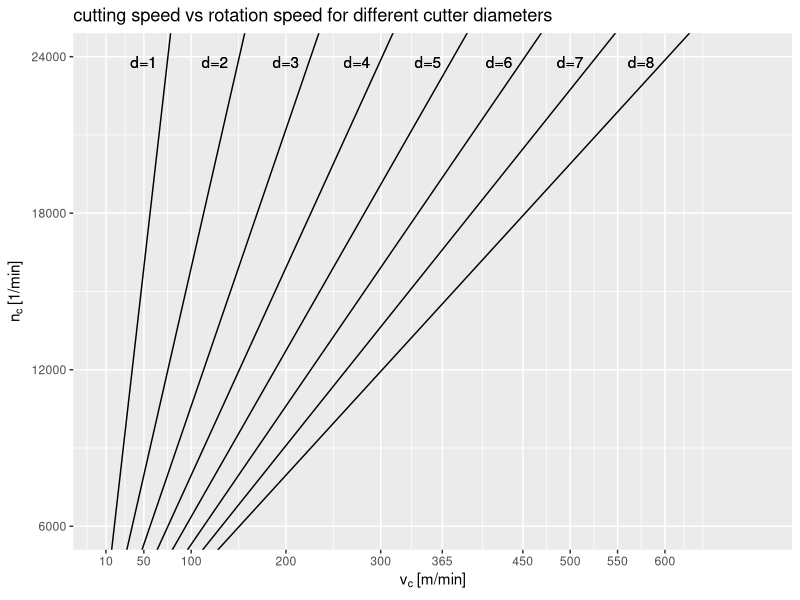

Reproduce this figure in R.
library(ggplot2)

drehzahl <- function(v_c, d){
    n_c <- (v_c * 1000) / (pi * d)
    return(n_c)
}

vorschub <- function(n, f_z, z){
    v_f <- n * f_z * z
    return(v_f)
}


# Plot v_c vs n_c
p <- ggplot(data.frame(x = c(10, 700)), aes(x)) + 
    scale_y_continuous(breaks=c(6000,12000,18000,24000)) +
    scale_x_continuous(breaks=c(10,50,100,200,300,365,450,500,550,600)) + 
    xlab(expression(v[c]~"[m/min]")) + ylab(expression(n[c]~"[1/min]")) + 
    coord_cartesian(ylim = c(6000, 24000)) +
    labs(title=bquote("cutting speed vs rotation speed for different cutter diameters"))


jpeg('drehzahl.jpg', height = 500, width = 1000, units = 'px')
print(p + 
      stat_function(fun=drehzahl, args=list(d=1)) + 
      stat_function(fun=drehzahl, args=list(d=2)) + 
      stat_function(fun=drehzahl, args=list(d=3)) + 
      stat_function(fun=drehzahl, args=list(d=4)) + 
      stat_function(fun=drehzahl, args=list(d=5)) + 
      stat_function(fun=drehzahl, args=list(d=6)) + 
      stat_function(fun=drehzahl, args=list(d=7)) + 
      stat_function(fun=drehzahl, args=list(d=8)) +
      geom_text(x=50, y=23800, label='d=1') +
      geom_text(x=125, y=23800, label='d=2') +
      geom_text(x=200, y=23800, label='d=3') +
      geom_text(x=275, y=23800, label='d=4') +
      geom_text(x=350, y=23800, label='d=5') +
      geom_text(x=425, y=23800, label='d=6') +
      geom_text(x=500, y=23800, label='d=7') +
      geom_text(x=575, y=23800, label='d=8')
  )
dev.off()
